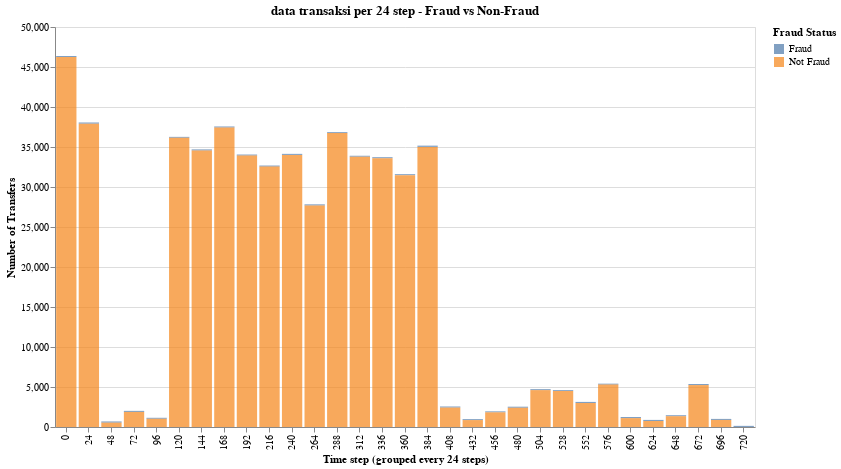

Notebook code for this chart:
### Code cell
df_trans_grouped = df[df["type"] == "TRANSFER"].copy()

df_trans_grouped["isFraud"] = df_trans_grouped["isFraud"].map({
    0: "Not Fraud",
    1: "Fraud"
})

df_trans_grouped["step_group"] = (df_trans_grouped["step"] // 24) * 24

df_step_block = (
    df_trans_grouped
    .groupby(["step_group", "isFraud"])
    .size()
    .reset_index(name="count") 
)

alt.Chart(df_step_block).mark_bar(opacity=0.7).encode(
    x=alt.X("step_group:O", title="Time step (grouped every 24 steps)"),
    y=alt.Y("count:Q", title="Number of Transfers"),
    color=alt.Color("isFraud:N", title="Fraud Status"),
    tooltip=["step_group", "count", "isFraud"]
).properties(
    width=700,
    height=400,
    title="data transaksi per 24 step - Fraud vs Non-Fraud"
)

### Figure 1 — Vega-Lite specification as saved in the notebook (floating-point values rounded to 4 significant figures)
{"config": {"view": {"continuousWidth": 300, "continuousHeight": 300}}, "data": {"name": "data-e04a9b55f6eaf2c4d42dd4936be34b7d"}, "mark": {"type": "bar", "opacity": 0.7}, "encoding": {"color": {"field": "isFraud", "title": "Fraud Status", "type": "nominal"}, "tooltip": [{"field": "step_group", "type": "quantitative"}, {"field": "count", "type": "quantitative"}, {"field": "isFraud", "type": "nominal"}], "x": {"field": "step_group", "title": "Time step (grouped every 24 steps)", "type": "ordinal"}, "y": {"field": "count", "title": "Number of Transfers", "type": "quantitative"}}, "height": 400, "title": "data transaksi per 24 step - Fraud vs Non-Fraud", "width": 700, "$schema": "https://vega.github.io/schema/vega-lite/v6.1.0.json", "datasets": {"data-e04a9b55f6eaf2c4d42dd4936be34b7d": [{"step_group": 0, "isFraud": "Fraud", "count": 127}, {"step_group": 0, "isFraud": "Not Fraud", "count": 46250}, {"step_group": 24, "isFraud": "Fraud", "count": 151}, {"step_group": 24, "isFraud": "Not Fraud", "count": 37914}, {"step_group": 48, "isFraud": "Fraud", "count": 153}, {"step_group": 48, "isFraud": "Not Fraud", "count": 542}, {"step_group": 72, "isFraud": "Fraud", "count": 136}, {"step_group": 72, "isFraud": "Not Fraud", "count": 1882}, {"step_group": 96, "isFraud": "Fraud", "count": 122}, {"step_group": 96, "isFraud": "Not Fraud", "count": 1029}, {"step_group": 120, "isFraud": "Fraud", "count": 115}, {"step_group": 120, "isFraud": "Not Fraud", "count": 36152}, {"step_group": 144, "isFraud": "Fraud", "count": 140}, {"step_group": 144, "isFraud": "Not Fraud", "count": 34562}, {"step_group": 168, "isFraud": "Fraud", "count": 134}, {"step_group": 168, "isFraud": "Not Fraud", "count": 37433}, {"step_group": 192, "isFraud": "Fraud", "count": 129}, {"step_group": 192, "isFraud": "Not Fraud", "count": 33930}, {"step_group": 216, "isFraud": "Fraud", "count": 136}, {"step_group": 216, "isFraud": "Not Fraud", "count": 32548}, {"step_group": 240, "isFraud": "Fraud", "count": 134}, {"step_group": 240, "isFraud": "Not Fraud", "count": 34009}, {"step_group": 264, "isFraud": "Fraud", "count": 148}, {"step_group": 264, "isFraud": "Not Fraud", "count": 27685}, {"step_group": 288, "isFraud": "Fraud", "count": 121}, {"step_group": 288, "isFraud": "Not Fraud", "count": 36739}, {"step_group": 312, "isFraud": "Fraud", "count": 119}, {"step_group": 312, "isFraud": "Not Fraud", "count": 33786}, {"step_group": 336, "isFraud": "Fraud", "count": 130}, {"step_group": 336, "isFraud": "Not Fraud", "count": 33597}, {"step_group": 360, "isFraud": "Fraud", "count": 127}, {"step_group": 360, "isFraud": "Not Fraud", "count": 31479}, {"step_group": 384, "isFraud": "Fraud", "count": 158}, {"step_group": 384, "isFraud": "Not Fraud", "count": 35013}, {"step_group": 408, "isFraud": "Fraud", "count": 137}, {"step_group": 408, "isFraud": "Not Fraud", "count": 2428}, {"step_group": 432, "isFraud": "Fraud", "count": 121}, {"step_group": 432, "isFraud": "Not Fraud", "count": 865}, {"step_group": 456, "isFraud": "Fraud", "count": 124}, {"step_group": 456, "isFraud": "Not Fraud", "count": 1833}, {"step_group": 480, "isFraud": "Fraud", "count": 134}, {"step_group": 480, "isFraud": "Not Fraud", "count": 2405}, {"step_group": 504, "isFraud": "Fraud", "count": 126}, {"step_group": 504, "isFraud": "Not Fraud", "count": 4608}, {"step_group": 528, "isFraud": "Fraud", "count": 110}, {"step_group": 528, "isFraud": "Not Fraud", "count": 4500}, {"step_group": 552, "isFraud": "Fraud", "count": 138}, {"step_group": 552, "isFraud": "Not Fraud", "count": 2999}, {"step_group": 576, "isFraud": "Fraud", "count": 118}, {"step_group": 576, "isFraud": "Not Fraud", "count": 5299}, {"step_group": 600, "isFraud": "Fraud", "count": 140}, {"step_group": 600, "isFraud": "Not Fraud", "count": 1108}, {"step_group": 624, "isFraud": "Fraud", "count": 138}, {"step_group": 624, "isFraud": "Not Fraud", "count": 748}, {"step_group": 648, "isFraud": "Fraud", "count": 127}, {"step_group": 648, "isFraud": "Not Fraud", "count": 1348}, {"step_group": 672, "isFraud": "Fraud", "count": 131}, {"step_group": 672, "isFraud": "Not Fraud", "count": 5241}, {"step_group": 696, "isFraud": "Fraud", "count": 132}, {"step_group": 696, "isFraud": "Not Fraud", "count": 880}, {"step_group": 720, "isFraud": "Fraud", "count": 141}]}}
